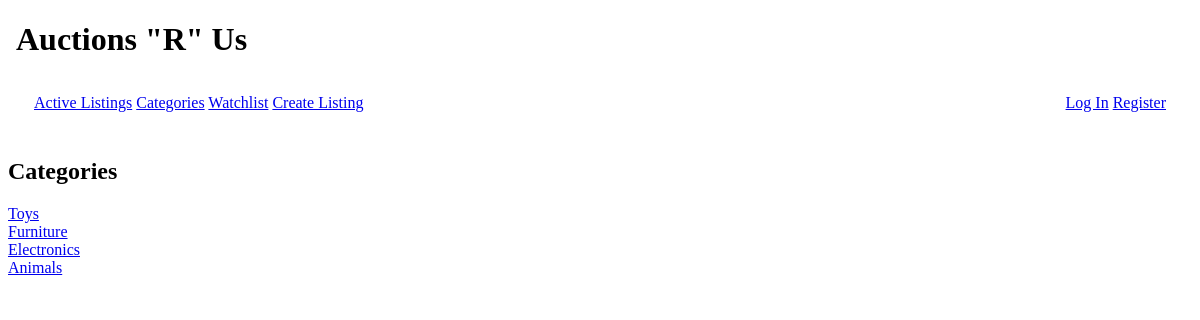
Page /categories on the earlier database version.
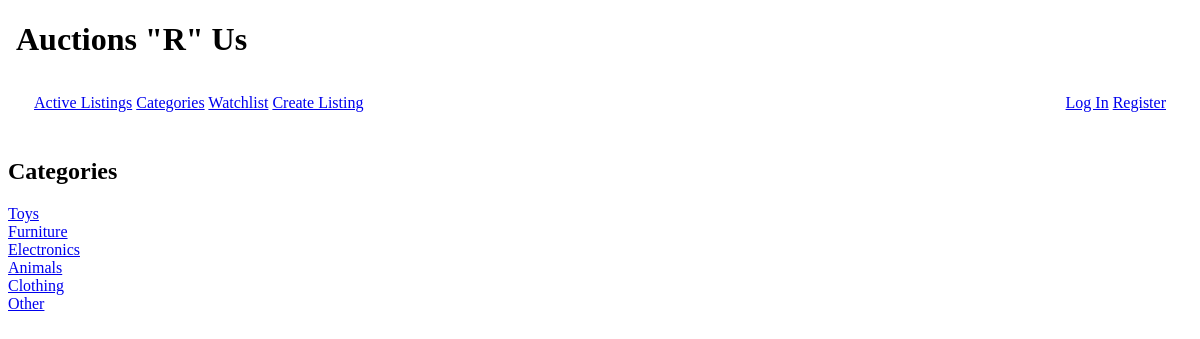
Same page on the later database version.
### auctions/models.py (models this page shows, shortened)
class Category(models.Model):
    name = models.CharField(max_length=64)

### auctions/views.py (the view)
# urls.py: path("categories", views.categories, name="categories"),
def categories(request):
    return render(request, "auctions/categories.html", {
        'categories': Category.objects.all()
    })

### auctions/templates/auctions/categories.html
{% extends "auctions/layout.html" %}
{% block main %}
    <h2>Categories</h2>
    <article>
        {% for category in categories %}
            <div>
                <a href="{% url 'category' category.id %}">{{category.name}}</a>
            </div>
        {% endfor %}
    </article>
{% endblock %}

### auctions/templates/auctions/layout.html (shortened to what this page needs)
{% load static %}
<!DOCTYPE html>
<html lang="en">
    <head>
        <link rel="stylesheet" href="https://cdn.simplecss.org/simple.css">
        <link rel="stylesheet" href="{% static 'auctions/uaa490styles.css' %}" >
    </head>
    <body>
        <header>
            <h1>Auctions "R" Us</h1>
            <nav>
                <span>
                    <a href="{% url 'index' %}">Active Listings</a>
                    <a href="{% url 'categories' %}">Categories</a>
                    <a href="#">Watchlist</a>
                    <a href="{% url 'create' %}">Create Listing</a>
                </span>
                <span>
                    {% if user.is_authenticated %}
                        Welcome <strong>{{ user.username }}!</strong>
                        <a href="{% url 'logout' %}">Log Out</a>
                    {% else %}
                        <a href="{% url 'login' %}">Log In</a>
                        <a href="{% url 'register' %}">Register</a>
                    {% endif %}
                </span>
            </nav>
        </header>
        <main>
            {% block main %}
            {% endblock %}
        </main>
    </body>
</html>

### auctions/static/auctions/uaa490styles.css (style rules this page uses)
nav { display: flex; justify-content: space-between; padding: 14px 18px; }
body > header { padding: 0 0.5rem .75rem 0.5rem; }
body { grid-template-columns: 10% 80% 10%; }

Differences in the rows shown:
added Category: name "Clothing"
added Category: name "Other"
